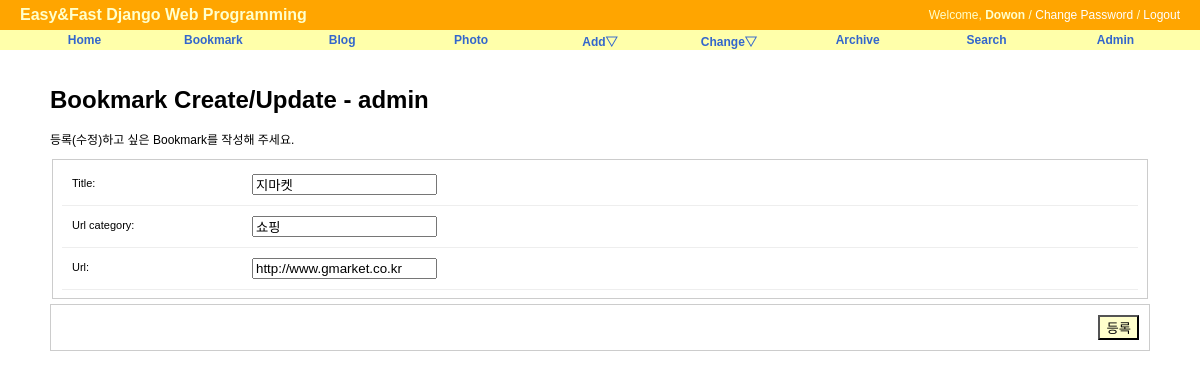
The page /bookmark/update/6/ (signed in) on the database its author committed.
### bookmark/models.py (models this page shows, shortened)
class Bookmark(models.Model):
    title = models.CharField(max_length=100, blank=True, null=True)
    url_category = models.CharField(max_length=100, blank=True, null=True)
    url = models.URLField('url', unique=True)
    owner = models.ForeignKey(User, null=True, on_delete=models.CASCADE)

### bookmark/views.py (the view)
# urls.py: path('update/<int:pk>/', BookmarkUpdateView.as_view(), name='update'),
class BookmarkUpdateView(LoginRequiredMixin, UpdateView):
    model = Bookmark
    fields = ['title', 'url', 'url_category']
    success_url = reverse_lazy('bookmark:index')

### bookmark/templates/bookmark/bookmark_form.html (shortened to what this page needs)
{% extends "base.html" %}
{% load staticfiles %}
{% block extrastyle %}{% static "css/forms.css" %}{% endblock %}
{% block content %}
<div id="content">
    <h1>Bookmark Create/Update - {{ user }} </h1>
    <form action="." method="post">
        <p>등록(수정)하고 싶은 Bookmark를 작성해 주세요.</p>
        <fieldset class="aligned">
            <div class="form-row">
                {{form.title.label_tag}} {{form.title}}
            </div>
            <div class="form-row">
                {{form.url_category.label_tag}} {{form.url_category}}
            </div>
            <div class="form-row">
                {{form.url.label_tag}} {{form.url}}
            </div>
        </fieldset>
        <div class="submit-row">
            <input type="submit" value="등록" />
        </div>
    </form>
</div>
{% endblock %}

### templates/base.html (shortened to what this page needs)
<!DOCTYPE html>
<html lang="ko">
<head>
{% load staticfiles %}
<link rel="stylesheet" type="text/css" href="{% block stylesheet %}{% static "css/base.css" %}{% endblock %}" />
<link rel="stylesheet" type="text/css" href="{% block extrastyle %}{% endblock %}" />
</head>
<body>
<div id="header">
    <h2 class="maintitle">Easy&amp;Fast Django Web Programming</h2>
    {% if user.is_active %}
        <h4 class="welcome">Welcome, <strong>{% firstof user.get_short_name user.get_username %}</strong> /
            <a href="{% url 'password_change' %}">Change Password</a> /
            <a href="{% url 'logout' %}">Logout</a>
        </h4>
    {% else %}
        <h4 class="welcome">
            <a href="{% url 'login' %}">Login</a> /
            <a href="{% url 'register' %}">Register</a>
        </h4>
    {% endif %}
</div>
<div id="menu">
    <li><a href="{% url 'home' %}">Home</a></li>
    <li><a href="{% url 'bookmark:index' %}">Bookmark</a></li>
    <li><a href="{% url 'blog:index' %}">Blog</a></li>
    <li><a href="#">Photo</a></li>
    <li><a href="#">Add&bigtriangledown;</a>
    </li>
    <li><a href="#">Change&bigtriangledown;</a>
    </li>
    <li><a href="{% url 'blog:post_archive' %}">Archive</a></li>
    <li><a href="{% url 'blog:search' %}">Search</a></li>
    <li><a href="{% url 'admin:index' %}">Admin</a></li>
</div>
{% block content %}{% endblock %}
</body>
</html>

### static/css/base.css (style rules this page uses)
body { font-family: "Lucida Grande", Verdana, Arial, sans-serif; font-size: 12px; }
div#header { position: absolute; top: 0px; left: 0px; height: 30px; width: 100%; display: table; background: orange; }
div#menu { position: absolute; top: 30px; left: 0px; height: 20px; width: 100%; display: table; table-layout: fixed; border-spacing: 40px 0px; background: #ffa; font-size: 12px; }
div#content { position: absolute; top: 70px; left: 50px; right: 50px; }
.maintitle { display: table-cell; vertical-align: middle; padding-left: 20px; color: #ffc; font-weight: bold; font-size: 16px; }
.welcome { display: table-cell; vertical-align: middle; text-align: right; padding-right: 20px; color: #ffc; font-weight: normal; font-size: 12px; }
.welcome a:link, .welcome a:visited { color: white; }
div#menu a:link, div#menu a:visited { color: #36c; }
div#menu > li { display: table-cell; vertical-align: middle; border-radius: 25px; text-align: center; font-weight: bold; }
a:link, a:visited { color: #369; text-decoration: none; }

### static/css/forms.css (style rules this page uses)
fieldset { border: 1px solid #ccc; }
.aligned label { float: left; width: 170px; padding: 3px 10px 0 0; }
.form-row { padding: 10px; font-size: 11px; border-bottom: 1px solid #eee; }
.submit-row { margin: 5px 0; border: 1px solid #ccc; text-align: right; }
.submit-row input { margin: 10px; background: #ffc; }

### rows shown on the page
Bookmark: title "지마켓", url_category "쇼핑", url "http://www.gmarket.co.kr"

### other values the page prints
{{ user }} "admin"
